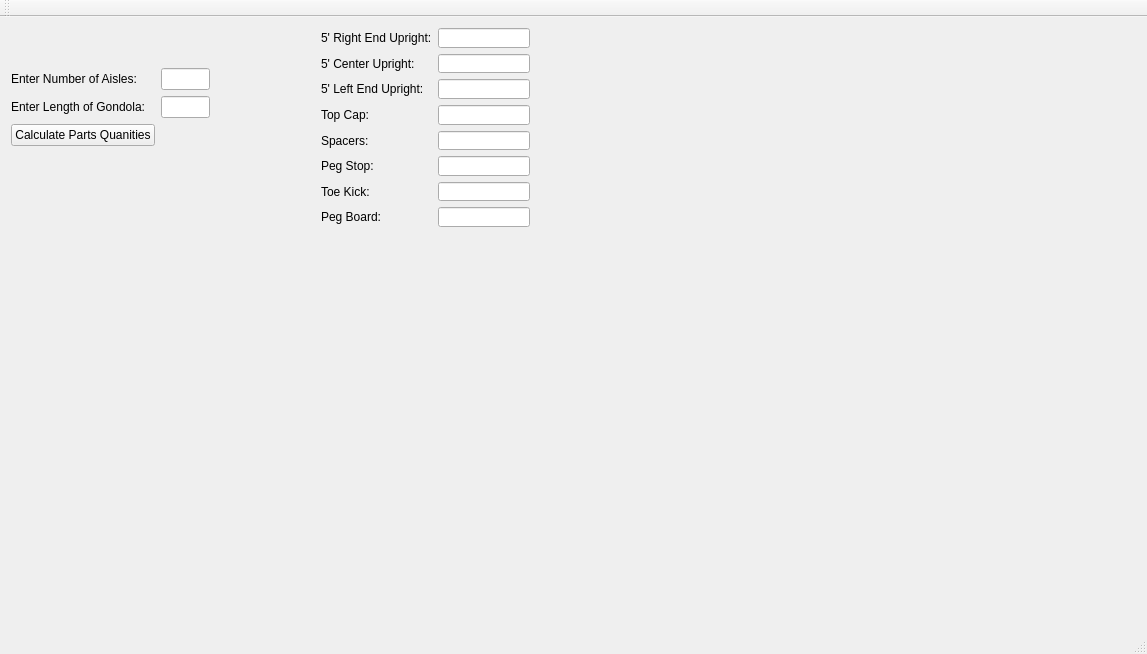
<?xml version="1.0" encoding="UTF-8"?>
<ui version="4.0">
 <class>MainWindow</class>
 <widget class="QMainWindow" name="MainWindow">
  <property name="geometry">
   <rect>
    <x>0</x>
    <y>0</y>
    <width>1147</width>
    <height>654</height>
   </rect>
  </property>
  <property name="windowTitle">
   <string>MainWindow</string>
  </property>
  <widget class="QWidget" name="centralWidget">
   <widget class="QWidget" name="formLayoutWidget">
    <property name="geometry">
     <rect>
      <x>0</x>
      <y>40</y>
      <width>221</width>
      <height>131</height>
     </rect>
    </property>
    <layout class="QFormLayout" name="gondola_input_layout">
     <item row="0" column="0">
      <widget class="QLabel" name="label_19">
       <property name="text">
        <string>Enter Number of Aisles:</string>
       </property>
      </widget>
     </item>
     <item row="1" column="0">
      <widget class="QLabel" name="label_20">
       <property name="text">
        <string>Enter Length of Gondola:</string>
       </property>
      </widget>
     </item>
     <item row="2" column="0">
      <widget class="QPushButton" name="btn_calc_gondola">
       <property name="text">
        <string>Calculate Parts Quanities</string>
       </property>
       <property name="shortcut">
        <string>Return</string>
       </property>
      </widget>
     </item>
     <item row="0" column="1">
      <widget class="QLineEdit" name="l_num_aisles"/>
     </item>
     <item row="1" column="1">
      <widget class="QLineEdit" name="l_gondola_length"/>
     </item>
    </layout>
   </widget>
   <widget class="QWidget" name="formLayoutWidget_2">
    <property name="geometry">
     <rect>
      <x>310</x>
      <y>0</y>
      <width>231</width>
      <height>221</height>
     </rect>
    </property>
    <layout class="QFormLayout" name="formLayout_2">
     <item row="0" column="0">
      <widget class="QLabel" name="label_17">
       <property name="text">
        <string>5' Right End Upright:</string>
       </property>
      </widget>
     </item>
     <item row="1" column="0">
      <widget class="QLabel" name="label_18">
       <property name="text">
        <string>5' Center Upright:</string>
       </property>
      </widget>
     </item>
     <item row="2" column="0">
      <widget class="QLabel" name="label_21">
       <property name="text">
        <string>5' Left End Upright:</string>
       </property>
      </widget>
     </item>
     <item row="3" column="0">
      <widget class="QLabel" name="label_22">
       <property name="text">
        <string>Top Cap:</string>
       </property>
      </widget>
     </item>
     <item row="4" column="0">
      <widget class="QLabel" name="label_23">
       <property name="text">
        <string>Spacers:</string>
       </property>
      </widget>
     </item>
     <item row="5" column="0">
      <widget class="QLabel" name="label_24">
       <property name="text">
        <string>Peg Stop:</string>
       </property>
      </widget>
     </item>
     <item row="6" column="0">
      <widget class="QLabel" name="label_25">
       <property name="text">
        <string>Toe Kick:</string>
       </property>
      </widget>
     </item>
     <item row="7" column="0">
      <widget class="QLabel" name="label_26">
       <property name="text">
        <string>Peg Board:</string>
       </property>
      </widget>
     </item>
     <item row="0" column="1">
      <widget class="QLineEdit" name="l_right_upright_qty">
       <property name="readOnly">
        <bool>true</bool>
       </property>
      </widget>
     </item>
     <item row="1" column="1">
      <widget class="QLineEdit" name="l_center_upright_qty">
       <property name="readOnly">
        <bool>true</bool>
       </property>
      </widget>
     </item>
     <item row="2" column="1">
      <widget class="QLineEdit" name="l_left_upright_qty">
       <property name="readOnly">
        <bool>true</bool>
       </property>
      </widget>
     </item>
     <item row="3" column="1">
      <widget class="QLineEdit" name="l_top_cap_qty">
       <property name="readOnly">
        <bool>true</bool>
       </property>
      </widget>
     </item>
     <item row="4" column="1">
      <widget class="QLineEdit" name="l_spacer_qty">
       <property name="readOnly">
        <bool>true</bool>
       </property>
      </widget>
     </item>
     <item row="5" column="1">
      <widget class="QLineEdit" name="l_peg_stop_qty">
       <property name="readOnly">
        <bool>true</bool>
       </property>
      </widget>
     </item>
     <item row="6" column="1">
      <widget class="QLineEdit" name="l_toe_kick_qty">
       <property name="readOnly">
        <bool>true</bool>
       </property>
      </widget>
     </item>
     <item row="7" column="1">
      <widget class="QLineEdit" name="l_peg_board_qty">
       <property name="readOnly">
        <bool>true</bool>
       </property>
      </widget>
     </item>
    </layout>
   </widget>
  </widget>
  <widget class="QMenuBar" name="menuBar">
   <property name="geometry">
    <rect>
     <x>0</x>
     <y>0</y>
     <width>1147</width>
     <height>21</height>
    </rect>
   </property>
  </widget>
  <widget class="QToolBar" name="mainToolBar">
   <attribute name="toolBarArea">
    <enum>TopToolBarArea</enum>
   </attribute>
   <attribute name="toolBarBreak">
    <bool>false</bool>
   </attribute>
  </widget>
  <widget class="QStatusBar" name="statusBar"/>
 </widget>
 <layoutdefault spacing="6" margin="11"/>
 <resources/>
 <connections/>
</ui>
